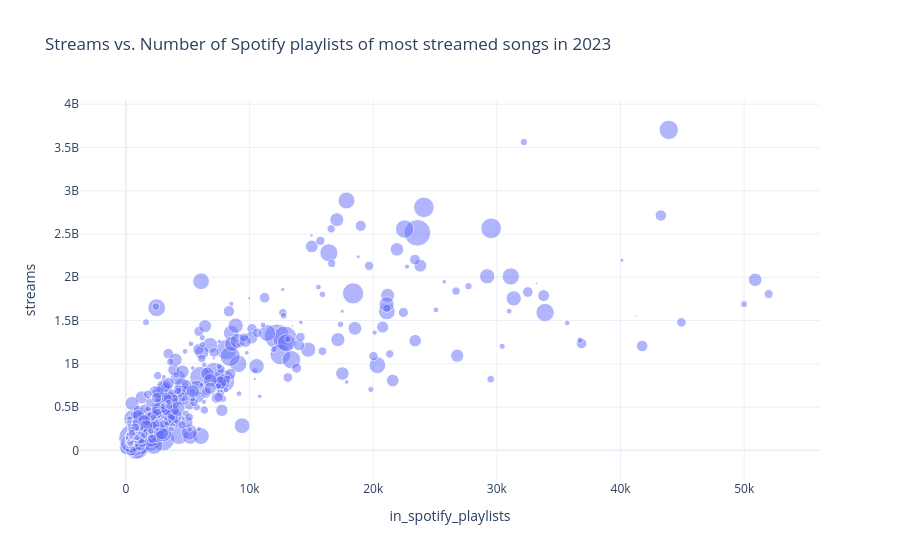

This figure's notebook cell:
### Code cell
fig = px.scatter(
            df, 
            x='in_spotify_playlists', 
            y='streams',
            opacity=0.5,                 
            size='in_spotify_charts',                       
            hover_name='track_name',          
            hover_data=['artist(s)_name', 'in_spotify_charts'],
            title='Streams vs. Number of Spotify playlists of most streamed songs in 2023' 
        )
    
fig.update_layout(template='plotly_white')
fig.show()

### Figure 1 — Plotly figure (JSON) as saved in the notebook; plotly's stock layout.template omitted (floating-point values rounded to 4 significant figures; data arrays with more than 128 entries replaced by an {"elided": "..."} marker saying what was removed)
{"data": [{"customdata": {"elided": "952x2 mixed values"}, "hovertemplate": "<b>%{hovertext}</b><br><br>in_spotify_playlists=%{x}<br>streams=%{y}<br>in_spotify_charts=%{customdata[1]}<br>artist(s)_name=%{customdata[0]}<extra></extra>", "hovertext": {"elided": "952 str values"}, "legendgroup": "", "marker": {"color": "#636efa", "opacity": 0.5, "size": {"elided": "952 int values"}, "sizemode": "area", "sizeref": 0.3675, "symbol": "circle"}, "mode": "markers", "name": "", "orientation": "v", "showlegend": false, "type": "scatter", "x": {"elided": "952 int values"}, "xaxis": "x", "y": {"elided": "952 int values"}, "yaxis": "y"}], "layout": {"legend": {"itemsizing": "constant", "tracegroupgap": 0}, "title": {"text": "Streams vs. Number of Spotify playlists of most streamed songs in 2023"}, "xaxis": {"anchor": "y", "domain": [0, 1], "title": {"text": "in_spotify_playlists"}}, "yaxis": {"anchor": "x", "domain": [0, 1], "title": {"text": "streams"}}}}
